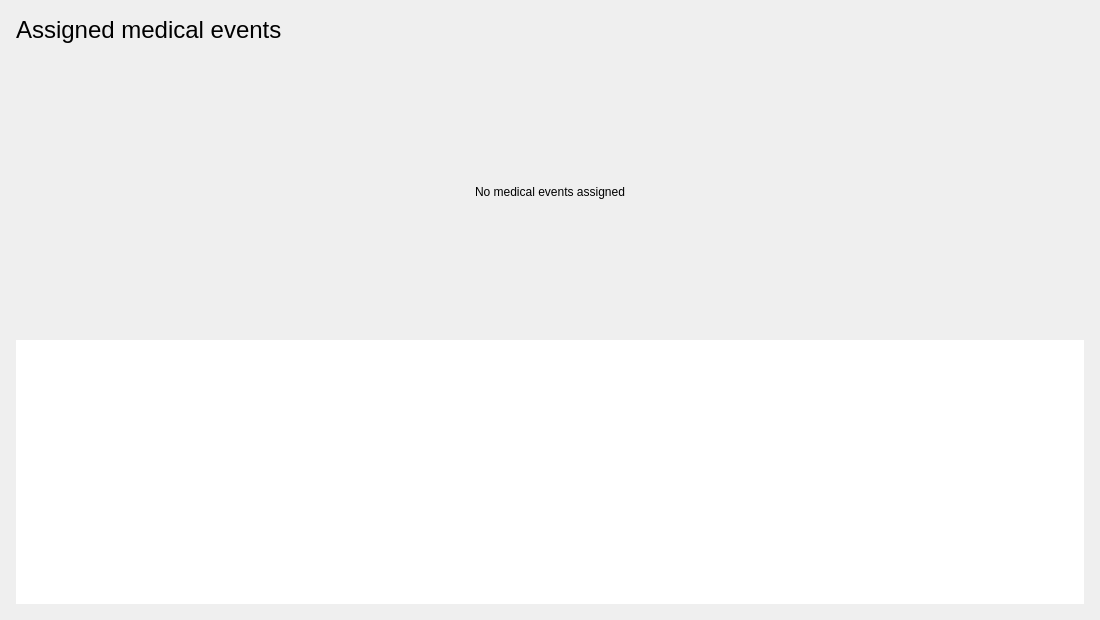
<?xml version="1.0" encoding="UTF-8"?>
<ui version="4.0">
 <class>EventsPage</class>
 <widget class="QWidget" name="EventsPage">
  <property name="geometry">
   <rect>
    <x>0</x>
    <y>0</y>
    <width>1100</width>
    <height>620</height>
   </rect>
  </property>
  <layout class="QVBoxLayout" name="rootLayout">
   <property name="spacing">
    <number>16</number>
   </property>
   <property name="leftMargin">
    <number>16</number>
   </property>
   <property name="topMargin">
    <number>16</number>
   </property>
   <property name="rightMargin">
    <number>16</number>
   </property>
   <property name="bottomMargin">
    <number>16</number>
   </property>
   <item>
    <widget class="QLabel" name="titleLabel">
     <property name="font">
      <font>
       <pointsize>18</pointsize>
      </font>
     </property>
     <property name="role" stdset="0">
      <string notr="true">title</string>
     </property>
     <property name="text">
      <string>Assigned medical events</string>
     </property>
    </widget>
   </item>
   <item>
    <widget class="QLabel" name="emptyLabel">
     <property name="sizePolicy">
      <sizepolicy hsizetype="Expanding" vsizetype="Expanding">
       <horstretch>0</horstretch>
       <verstretch>1</verstretch>
      </sizepolicy>
     </property>
     <property name="role" stdset="0">
      <string notr="true">secondary</string>
     </property>
     <property name="text">
      <string>No medical events assigned</string>
     </property>
     <property name="alignment">
      <set>Qt::AlignmentFlag::AlignCenter</set>
     </property>
     <property name="wordWrap">
      <bool>true</bool>
     </property>
    </widget>
   </item>
   <item>
    <widget class="QListWidget" name="eventList">
     <property name="visible">
      <bool>false</bool>
     </property>
     <property name="sizePolicy">
      <sizepolicy hsizetype="Expanding" vsizetype="Expanding">
       <horstretch>0</horstretch>
       <verstretch>1</verstretch>
      </sizepolicy>
     </property>
     <property name="frameShape">
      <enum>QFrame::Shape::NoFrame</enum>
     </property>
     <property name="spacing">
      <number>8</number>
     </property>
    </widget>
   </item>
  </layout>
 </widget>
 <resources/>
 <connections/>
</ui>
